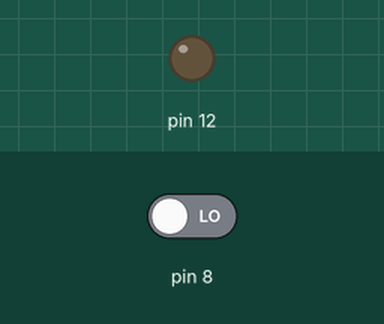
Bench run of a sketch on a simulated Arduino Uno, built with avr-gcc and run on an emulated ATmega328P. Shown: output pins drawn as LEDs (lit = HIGH). Inputs (shaded band) come from the test bench; at power-on: pin 8 LOW.

Above: at 1.2 s.
1.3 s: pin 8 driven HIGH
At 2.5 s:
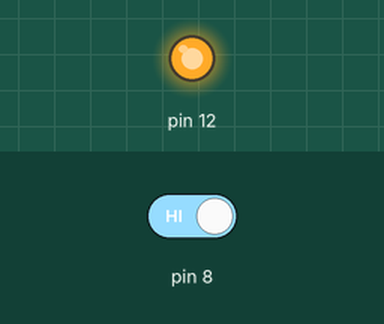
2.8 s: pin 8 driven LOW
At 3.9 s:
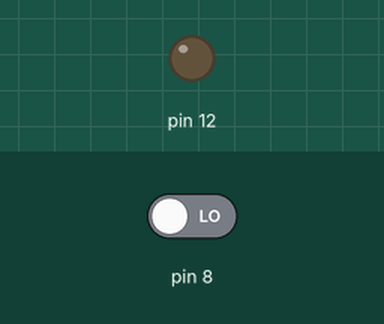
Timing chart, 0 to 5.8 s (numbered marks = the images above; inputs shaded):
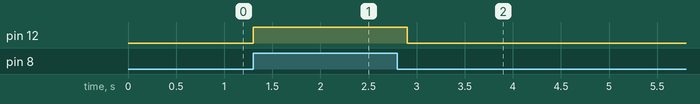

Measured:
- after the input at 1.3 s, pin 12: LOW → HIGH at once
- after the input at 2.8 s, pin 12: HIGH → LOW after 0.10 s

The sketch:

TemporalTransitions.ino
```cpp
// Code generated by ArduinoML
// Structural concepts
void setup() {
	pinMode(12, OUTPUT);
	pinMode(8, INPUT);
}

//Behavioral concepts
long time=0;
long debounce = 200;
long analog=0;

void mode_TemporalTransitions() {
	//initial state
	state_off();
}

void state_off() {
	digitalWrite(12, LOW);
	boolean guard = millis() - time > debounce;
	if( digitalRead(8) == HIGH && guard ) {
		time = millis();
		state_on();
	}
	else {
		state_off();
	}
}

void state_on() {
	digitalWrite(12, HIGH);
	boolean guard = millis() - time > debounce;
	delay(800);
	state_off();
}

void loop() {mode_TemporalTransitions();} // Entering init mode
```
